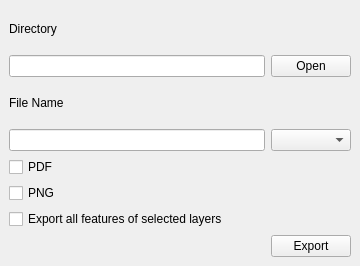
<?xml version="1.0" encoding="UTF-8"?>
<ui version="4.0">
 <class>MapExporterDockWidgetBase</class>
 <widget class="QDockWidget" name="MapExporterDockWidgetBase">
  <property name="geometry">
   <rect>
    <x>0</x>
    <y>0</y>
    <width>360</width>
    <height>266</height>
   </rect>
  </property>
  <property name="windowTitle">
   <string>Map Exporter</string>
  </property>
  <widget class="QWidget" name="dockWidgetContents">
   <layout class="QGridLayout" name="gridLayout">
    <item row="1" column="1">
     <widget class="QLineEdit" name="lineEdit_dir"/>
    </item>
    <item row="1" column="2">
     <widget class="QPushButton" name="pushButton_dir">
      <property name="text">
       <string>Open</string>
      </property>
     </widget>
    </item>
    <item row="4" column="1">
     <widget class="QLineEdit" name="lineEdit_filename"/>
    </item>
    <item row="8" column="1">
     <widget class="QCheckBox" name="checkBox_all">
      <property name="text">
       <string>Export all features of selected layers</string>
      </property>
     </widget>
    </item>
    <item row="2" column="1">
     <widget class="QLabel" name="label_filename">
      <property name="text">
       <string>File Name</string>
      </property>
     </widget>
    </item>
    <item row="6" column="1">
     <widget class="QCheckBox" name="checkBox_png">
      <property name="text">
       <string>PNG</string>
      </property>
     </widget>
    </item>
    <item row="4" column="2">
     <widget class="QComboBox" name="comboBox_fields"/>
    </item>
    <item row="9" column="2">
     <widget class="QPushButton" name="pushButton_export">
      <property name="text">
       <string>Export</string>
      </property>
     </widget>
    </item>
    <item row="0" column="1">
     <widget class="QLabel" name="label_dir">
      <property name="text">
       <string>Directory</string>
      </property>
     </widget>
    </item>
    <item row="5" column="1">
     <widget class="QCheckBox" name="checkBox_pdf">
      <property name="text">
       <string>PDF</string>
      </property>
     </widget>
    </item>
   </layout>
  </widget>
 </widget>
 <resources/>
 <connections/>
</ui>
